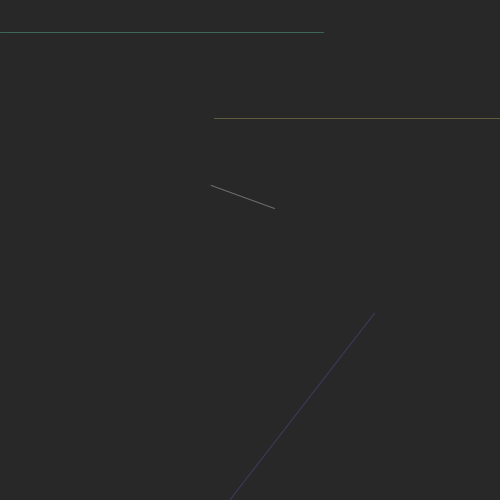
Frame 1 (no input)
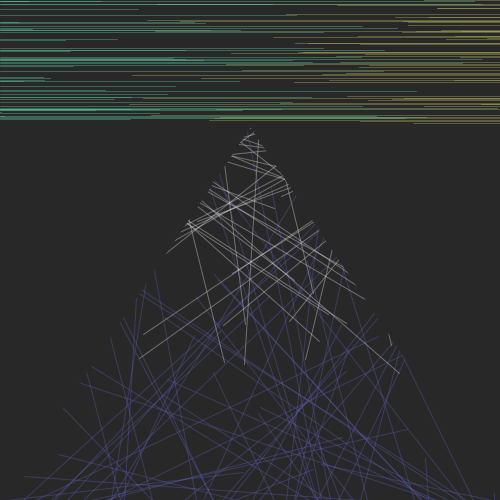
Frame 60 (the mouse pressed at the canvas centre just before this capture)
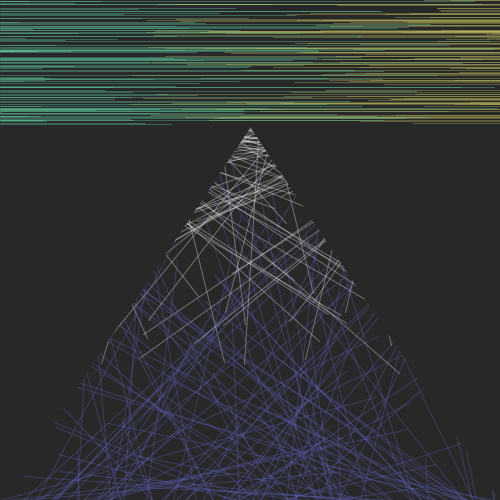
Frame 120 (the mouse held since frame 60 and released just before this capture)

The Processing sketch that drew these frames (run headless with seeded random() and noise(); from frame 60 on, the mouse is pressed at the canvas centre):

// Processing sketch: jan1neonmountain
// ── jan1neonmountain.pde
int SIZE = 500;
int MID = SIZE/2;
int clow = 100;
int chigh = 200;
int BG = 40;

void setup() {
  surface.setSize(SIZE, SIZE);
  background(BG);
  frameRate(35);
  stroke(25, 80);
  noFill();
}

void draw() {
  //bezier();
  //drawLine1();
  drawLine2();
  drawLine3();
  drawLine4();
  drawLine5();
  drawVoid();
}

void bezier() {
  beginShape();
  float x = r();
  float y = random(MID, SIZE);
  float vertexCount = random(3);
  vertex(r(MID, MID), r(SIZE, 10));
  for (int i = 0; i < vertexCount; i++) {
    bezierVertex(r(x), r(y), r(x), r(y), r(x), r(y));
  }
  endShape();
}

void drawLine1() {
  stroke(225, 85);
  float x = random(0, SIZE);
  float y = random(0, MID/2);
  line(x, 0, x, y);
}

void drawLine2() {
  stroke(color(clow, chigh+25, chigh-25), 85);
  float x2 = random(0, SIZE);
  float y = random(0, MID/2);
  line(0, y, x2, y);
}


void drawLine3() {
  stroke(color(chigh, chigh, clow), 85);
  float y = random(0, MID/2);
  float x = random(MID/2, SIZE);
  line(x, y, SIZE, y);
}

void drawLine4() {
  stroke(color(clow, clow, chigh), 85);
  float x = random(0, SIZE);
  float y = random(MID/2, SIZE);
  float x2 = random(0, SIZE);
  line(x, y, x2, SIZE);
}
void drawLine5() {
  stroke(color(255, 255, 255), 85);
  float x = random(0, SIZE);
  float y = random(MID/2, SIZE*0.75);
  float x2 = random(0, SIZE);
  line(x, y, x2, MID/2);
}

void drawVoid(){
  fill(BG);
  stroke(BG);
  triangle(0, MID/2, SIZE*0.5, MID/2, 0, SIZE); 
  triangle(SIZE*0.5, MID/2, SIZE, MID/2, SIZE, SIZE); 
  noFill();
}

float r() {
  return random(SIZE);
}

float r(float x) {
  return r(x, 100);
}

float r(float x, float range) {
  float low = max(0, x - range);
  float high = min(x + range, SIZE);
  return random(low, high);
}
